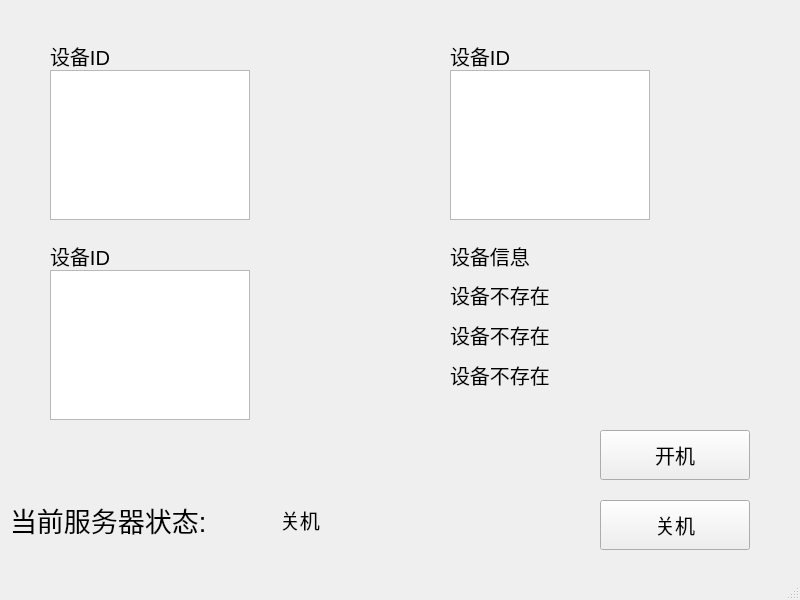
<?xml version="1.0" encoding="UTF-8"?>
<ui version="4.0">
 <class>MainWindow</class>
 <widget class="QMainWindow" name="MainWindow">
  <property name="geometry">
   <rect>
    <x>0</x>
    <y>0</y>
    <width>800</width>
    <height>600</height>
   </rect>
  </property>
  <property name="windowTitle">
   <string>MainWindow</string>
  </property>
  <widget class="QWidget" name="centralwidget">
   <widget class="QLabel" name="label_f1">
    <property name="geometry">
     <rect>
      <x>50</x>
      <y>30</y>
      <width>201</width>
      <height>51</height>
     </rect>
    </property>
    <property name="font">
     <font>
      <pointsize>15</pointsize>
     </font>
    </property>
    <property name="text">
     <string>设备ID</string>
    </property>
   </widget>
   <widget class="QLabel" name="label_f3">
    <property name="geometry">
     <rect>
      <x>50</x>
      <y>230</y>
      <width>201</width>
      <height>51</height>
     </rect>
    </property>
    <property name="font">
     <font>
      <pointsize>15</pointsize>
     </font>
    </property>
    <property name="text">
     <string>设备ID</string>
    </property>
   </widget>
   <widget class="QLabel" name="label_f2">
    <property name="geometry">
     <rect>
      <x>450</x>
      <y>30</y>
      <width>201</width>
      <height>51</height>
     </rect>
    </property>
    <property name="font">
     <font>
      <pointsize>15</pointsize>
     </font>
    </property>
    <property name="text">
     <string>设备ID</string>
    </property>
   </widget>
   <widget class="QLabel" name="label_total">
    <property name="geometry">
     <rect>
      <x>450</x>
      <y>230</y>
      <width>201</width>
      <height>51</height>
     </rect>
    </property>
    <property name="font">
     <font>
      <pointsize>15</pointsize>
     </font>
    </property>
    <property name="text">
     <string>设备信息</string>
    </property>
   </widget>
   <widget class="QLabel" name="label_statu">
    <property name="geometry">
     <rect>
      <x>10</x>
      <y>500</y>
      <width>250</width>
      <height>40</height>
     </rect>
    </property>
    <property name="font">
     <font>
      <pointsize>20</pointsize>
     </font>
    </property>
    <property name="text">
     <string>当前服务器状态:</string>
    </property>
   </widget>
   <widget class="QLabel" name="label_isON">
    <property name="geometry">
     <rect>
      <x>280</x>
      <y>500</y>
      <width>50</width>
      <height>40</height>
     </rect>
    </property>
    <property name="font">
     <font>
      <pointsize>15</pointsize>
     </font>
    </property>
    <property name="text">
     <string>关机</string>
    </property>
   </widget>
   <widget class="QPushButton" name="pushButton_ON">
    <property name="geometry">
     <rect>
      <x>600</x>
      <y>430</y>
      <width>150</width>
      <height>50</height>
     </rect>
    </property>
    <property name="font">
     <font>
      <pointsize>15</pointsize>
     </font>
    </property>
    <property name="text">
     <string>开机</string>
    </property>
   </widget>
   <widget class="QPushButton" name="pushButton_OUT">
    <property name="geometry">
     <rect>
      <x>600</x>
      <y>500</y>
      <width>150</width>
      <height>50</height>
     </rect>
    </property>
    <property name="font">
     <font>
      <pointsize>15</pointsize>
     </font>
    </property>
    <property name="text">
     <string>关机</string>
    </property>
   </widget>
   <widget class="QTextBrowser" name="textBrowser_f1">
    <property name="geometry">
     <rect>
      <x>50</x>
      <y>70</y>
      <width>200</width>
      <height>150</height>
     </rect>
    </property>
    <property name="font">
     <font>
      <pointsize>15</pointsize>
     </font>
    </property>
   </widget>
   <widget class="QTextBrowser" name="textBrowser_f3">
    <property name="geometry">
     <rect>
      <x>50</x>
      <y>270</y>
      <width>200</width>
      <height>150</height>
     </rect>
    </property>
    <property name="font">
     <font>
      <pointsize>15</pointsize>
     </font>
    </property>
   </widget>
   <widget class="QTextBrowser" name="textBrowser_f2">
    <property name="geometry">
     <rect>
      <x>450</x>
      <y>70</y>
      <width>200</width>
      <height>150</height>
     </rect>
    </property>
    <property name="font">
     <font>
      <pointsize>15</pointsize>
     </font>
    </property>
   </widget>
   <widget class="QLabel" name="label_res1">
    <property name="geometry">
     <rect>
      <x>450</x>
      <y>280</y>
      <width>200</width>
      <height>30</height>
     </rect>
    </property>
    <property name="font">
     <font>
      <pointsize>15</pointsize>
     </font>
    </property>
    <property name="text">
     <string>设备不存在</string>
    </property>
   </widget>
   <widget class="QLabel" name="label_res2">
    <property name="geometry">
     <rect>
      <x>450</x>
      <y>320</y>
      <width>200</width>
      <height>30</height>
     </rect>
    </property>
    <property name="font">
     <font>
      <pointsize>15</pointsize>
     </font>
    </property>
    <property name="text">
     <string>设备不存在</string>
    </property>
   </widget>
   <widget class="QLabel" name="label_res3">
    <property name="geometry">
     <rect>
      <x>450</x>
      <y>360</y>
      <width>200</width>
      <height>30</height>
     </rect>
    </property>
    <property name="font">
     <font>
      <pointsize>15</pointsize>
     </font>
    </property>
    <property name="text">
     <string>设备不存在</string>
    </property>
   </widget>
  </widget>
  <widget class="QMenuBar" name="menubar">
   <property name="geometry">
    <rect>
     <x>0</x>
     <y>0</y>
     <width>800</width>
     <height>26</height>
    </rect>
   </property>
  </widget>
  <widget class="QStatusBar" name="statusbar"/>
 </widget>
 <resources/>
 <connections/>
</ui>
